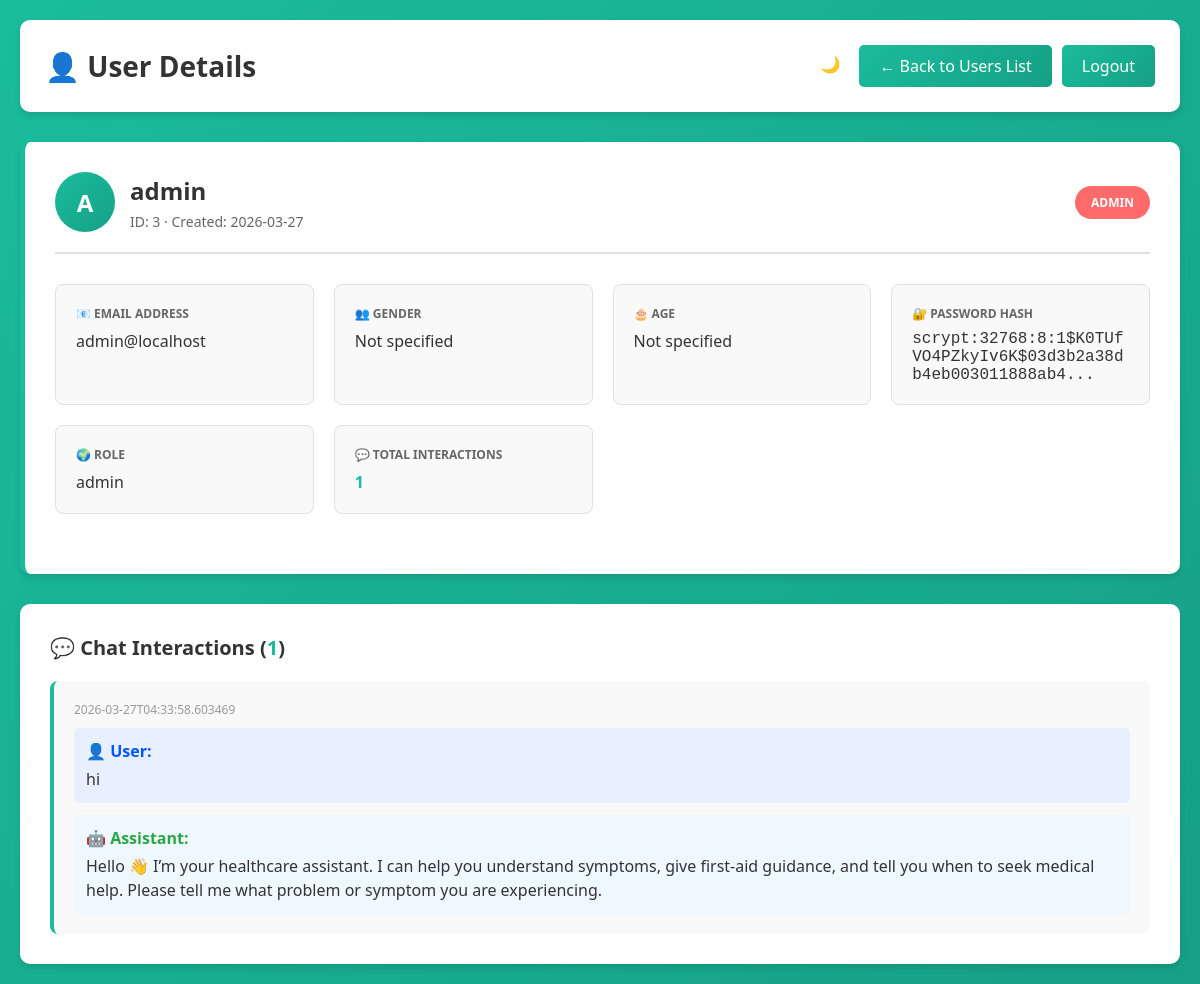
Page /admin/users/3 (signed in) on the committed database.
### tables this page shows
CREATE TABLE users (
        id INTEGER PRIMARY KEY AUTOINCREMENT,
        username TEXT UNIQUE NOT NULL,
        email TEXT UNIQUE NOT NULL,
        password TEXT NOT NULL,
        gender TEXT,
        age INTEGER,
        created_at TEXT
    , role TEXT DEFAULT 'user');

CREATE TABLE interactions (
                id INTEGER PRIMARY KEY AUTOINCREMENT,
                user_id INTEGER NOT NULL,
                user_text TEXT,
                bot_text TEXT,
                timestamp TEXT,
                FOREIGN KEY (user_id) REFERENCES users(id) ON DELETE CASCADE
            );

### app.py (the view)
@app.route("/admin/users/<int:user_id>")
@admin_required
def admin_user_detail(user_id):
    conn = sqlite3.connect(DB_PATH)
    cur = conn.cursor()
    cur.execute("""
        SELECT id, username, email, gender, age, password, role, created_at
        FROM users
        WHERE id = ?
    """, (user_id,))
    user_data = cur.fetchone()
    if not user_data:
        conn.close()
        return redirect(url_for('admin_users'))
    cur.execute("""
        SELECT user_text, bot_text, timestamp
        FROM interactions
        WHERE user_id = ?
        ORDER BY id DESC
        LIMIT 100
    """, (user_id,))
    interactions = cur.fetchall()
    conn.close()
    user_info = {
        'id': user_data[0],
        'username': user_data[1],
        'email': user_data[2],
        'gender': user_data[3],
        'age': user_data[4],
        'password_hash': user_data[5],
        'role': user_data[6],
        'created_at': user_data[7],
        'total_interactions': len(interactions)
    }
    interactions_list = [
        {
            'user_text': i[0],
            'bot_text': i[1],
            'timestamp': i[2]
        }
        for i in interactions
    ]
    return render_template("admin_user_detail.html", user=user_info, interactions=interactions_list, admin_username=current_user.username)

### app.py (called while the page is built)
def admin_required(f):
    @wraps(f)
    def decorated_function(*args, **kwargs):
        if not current_user.is_authenticated or getattr(current_user, 'role', 'user') != 'admin':
            return redirect(url_for('login'))
        return f(*args, **kwargs)
    return decorated_function

@login_manager.user_loader
def load_user(user_id):
    conn = sqlite3.connect(DB_PATH)
    cur = conn.cursor()
    cur.execute("SELECT id, username, email, role FROM users WHERE id = ?", (user_id,))
    user_data = cur.fetchone()
    conn.close()
    if user_data:
        return User(user_data[0], user_data[1], user_data[2], user_data[3] if len(user_data) > 3 else 'user')
    return None

### templates/admin_user_detail.html (shortened to what this page needs)
<!DOCTYPE html>
<html lang="en">
<head>
</head>
<body>
    <div class="container">
        <div class="header">
            <h1>👤 User Details</h1>
            <div class="header-buttons">
                <button id="dark-toggle" onclick="toggleDarkMode()" title="Toggle dark mode">🌙</button>
                <a href="/admin/users">← Back to Users List</a>
                <a href="/logout">Logout</a>
            </div>
        </div>
        <div class="user-details">
            <div class="user-header">
                <div class="user-name">
                    <div class="user-avatar">{{ user.username[0]|upper }}</div>
                    <div>
                        <h2>{{ user.username }}</h2>
                        <div class="user-meta">ID: {{ user.id }} · Created: {{ user.created_at[:10] }}</div>
                    </div>
                </div>
                <span class="role-badge role-{% if user.role == 'admin' %}admin{% else %}user{% endif %}">
                    {{ user.role|upper }}
                </span>
            </div>
            <div class="details-grid">
                <div class="detail-card">
                    <div class="detail-label">📧 Email Address</div>
                    <div class="detail-value text">{{ user.email }}</div>
                </div>
                <div class="detail-card">
                    <div class="detail-label">👥 Gender</div>
                    <div class="detail-value text">{{ user.gender if user.gender else 'Not specified' }}</div>
                </div>
                <div class="detail-card">
                    <div class="detail-label">🎂 Age</div>
                    <div class="detail-value text">{{ user.age if user.age else 'Not specified' }}</div>
                </div>
                <div class="detail-card">
                    <div class="detail-label">🔐 Password Hash</div>
                    <div class="detail-value" title="{{ user.password_hash }}">
                        {{ user.password_hash[:60] }}...
                    </div>
                </div>
                <div class="detail-card">
                    <div class="detail-label">🌍 Role</div>
                    <div class="detail-value text">{{ user.role }}</div>
                </div>
                <div class="detail-card">
                    <div class="detail-label">💬 Total Interactions</div>
                    <div class="detail-value text">
                        <span class="interaction-count">{{ user.total_interactions }}</span>
                    </div>
                </div>
            </div>
        </div>
        <div class="interactions-section">
            <h3>💬 Chat Interactions (<span class="interaction-count">{{ user.total_interactions }}</span>)</h3>
            {% if interactions|length == 0 %}
                <div class="empty-state">
                    <h3>No Interactions Yet</h3>
                    <p>This user hasn't had any chat interactions yet.</p>
                </div>
            {% else %}
                <div class="interactions-list">
                    {% for interaction in interactions %}
                        <div class="interaction-item">
                            <div class="interaction-time">{{ interaction.timestamp }}</div>
                            <div class="user-message">
                                <div class="user-label">👤 User:</div>
                                <div class="user-text">{{ interaction.user_text }}</div>
                            </div>
                            <div class="bot-message">
                                <div class="bot-label">🤖 Assistant:</div>
                                <div class="bot-text">{{ interaction.bot_text }}</div>
                            </div>
                        </div>
                    {% endfor %}
                </div>
            {% endif %}
        </div>
    </div>
</body>
</html>

### templates/admin_user_detail.html (style rules this page uses)
* { margin: 0; padding: 0; box-sizing: border-box; }
body { font-family: 'Segoe UI', Tahoma, Geneva, Verdana, sans-serif; background: linear-gradient(135deg, #1abc9c 0%, #16a085 100%); min-height: 100vh; padding: 20px; }
.container { max-width: 1200px; margin: 0 auto; }
.header { background: white; padding: 25px; border-radius: 10px; margin-bottom: 30px; box-shadow: 0 4px 6px rgba(0, 0, 0, 0.1); display: flex; justify-content: space-between; align-items: center; }
.header h1 { color: #333; font-size: 28px; }
.header-buttons { display: flex; gap: 10px; }
.header-buttons a { padding: 10px 20px; background: linear-gradient(135deg, #1abc9c 0%, #16a085 100%); color: white; text-decoration: none; border-radius: 5px; transition: all 0.3s ease; font-weight: 500; border: none; cursor: pointer; }
.user-details { background: white; padding: 30px; border-radius: 10px; margin-bottom: 30px; box-shadow: 0 4px 6px rgba(0, 0, 0, 0.1); border-left: 5px solid #1abc9c; }
.user-header { display: flex; justify-content: space-between; align-items: center; margin-bottom: 30px; padding-bottom: 20px; border-bottom: 2px solid #e0e0e0; }
.user-name { display: flex; align-items: center; gap: 15px; }
.user-avatar { width: 60px; height: 60px; background: linear-gradient(135deg, #1abc9c 0%, #16a085 100%); border-radius: 50%; display: flex; align-items: center; justify-content: center; color: white; font-weight: bold; font-size: 24px; }
.user-name h2 { color: #333; font-size: 24px; margin-bottom: 5px; }
.user-meta { color: #666; font-size: 14px; }
.role-badge { display: inline-block; padding: 8px 16px; border-radius: 20px; font-size: 12px; font-weight: 600; }
.role-admin { background: #ff6b6b; color: white; }
.details-grid { display: grid; grid-template-columns: repeat(auto-fit, minmax(250px, 1fr)); gap: 20px; margin-bottom: 30px; }
.detail-card { background: #f9f9f9; padding: 20px; border-radius: 8px; border: 1px solid #e0e0e0; }
.detail-label { color: #666; font-size: 12px; text-transform: uppercase; font-weight: 600; margin-bottom: 8px; }
.detail-value { color: #333; font-size: 16px; word-break: break-all; font-family: 'Courier New', monospace; }
.detail-value.text { font-family: 'Segoe UI', Tahoma, Geneva, Verdana, sans-serif; }
.interactions-section { background: white; padding: 30px; border-radius: 10px; box-shadow: 0 4px 6px rgba(0, 0, 0, 0.1); }
.interactions-section h3 { color: #333; font-size: 20px; margin-bottom: 20px; }
.interaction-count { color: #1abc9c; font-weight: bold; }
.interactions-list { display: grid; gap: 15px; }
.interaction-item { background: #f9f9f9; padding: 20px; border-radius: 8px; border-left: 4px solid #1abc9c; }
.interaction-time { color: #999; font-size: 12px; margin-bottom: 10px; }
.user-message { background: #e8f0ff; padding: 12px; border-radius: 5px; margin-bottom: 12px; }
.user-label { color: #0055ff; font-weight: bold; margin-bottom: 5px; }
.user-text { color: #333; line-height: 1.5; }
.bot-message { background: #f0f8ff; padding: 12px; border-radius: 5px; }
.bot-label { color: #28a745; font-weight: bold; margin-bottom: 5px; }
.bot-text { color: #333; line-height: 1.5; }
#dark-toggle { width: 38px; height: 38px; border-radius: 50%; border: none; cursor: pointer; display: flex; align-items: center; justify-content: center; font-size: 16px; background: rgba(255, 255, 255, 0.2); color: white; transition: all 0.3s ease; }

### rows in the picture
users: username "A", username "admin", id "3", created_at "2026-03-27", role "ADMIN", email "admin@localhost", gender "Not specified", password "scrypt:32768:8:1$K0TUfVO4PZkyIv6K$03d3b2a38db4eb003011888ab4", role "admin"
interactions: timestamp "2026-03-27T04:33:58.603469", user_text "hi", bot_text "Hello 👋 I’m your healthcare assistant. I can help you understand symptoms, give first-aid guidance, and tell you when to seek medical help. Please tell me what problem or symptom you are experiencing."

### other values in the picture
{{ user.age if user.age else 'Not specified' }} "Not specified"
{{ user.total_interactions }} "1"
